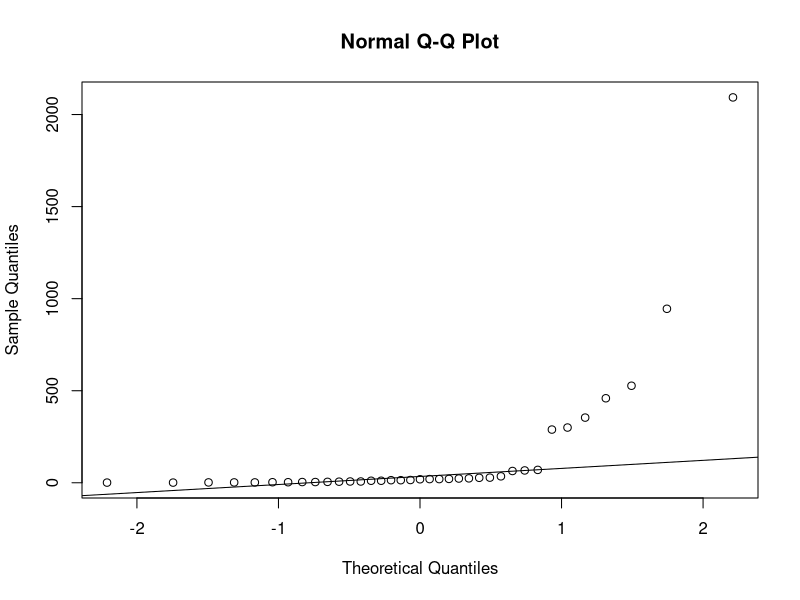
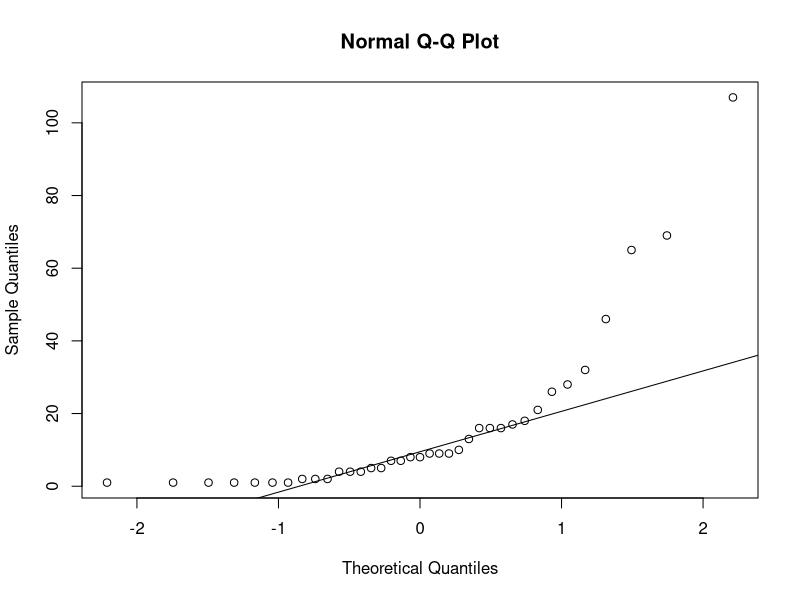
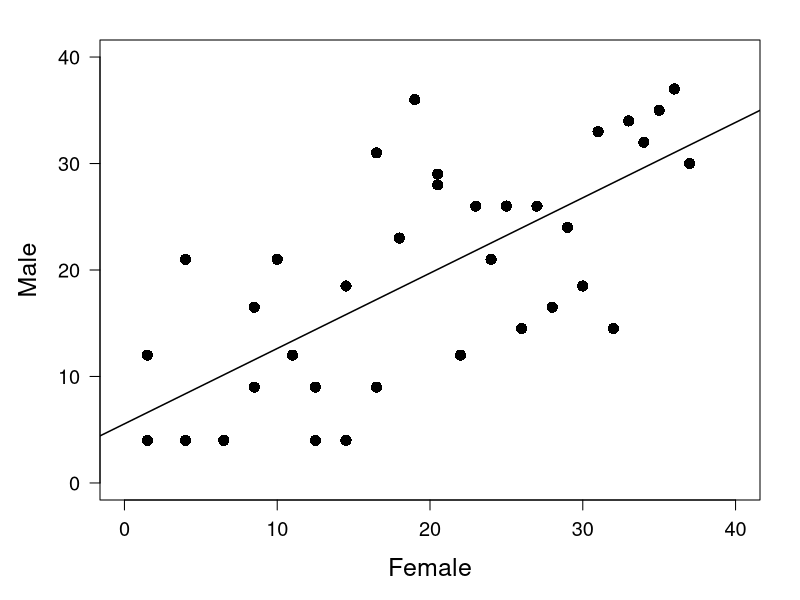
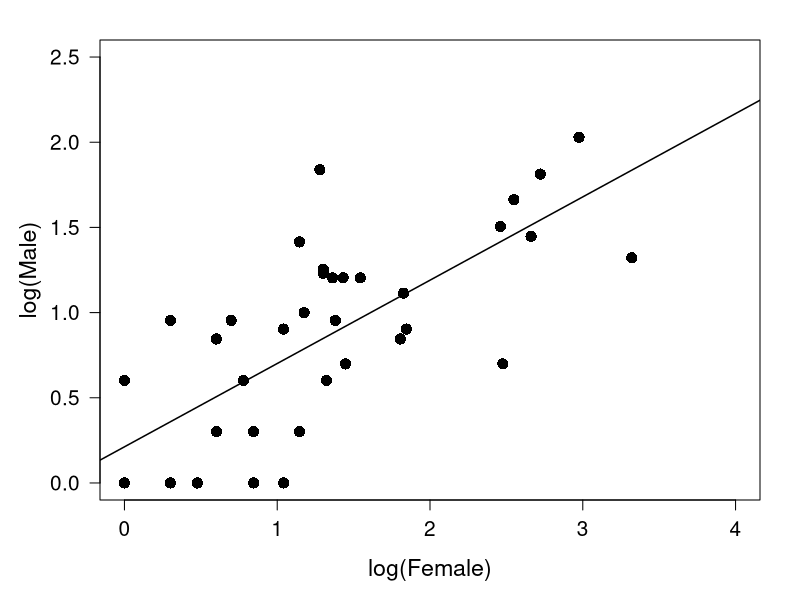

The R script that drew these images, in order:
################################################################################################
################################ FLX CHROMOSOME SWAP CORRELATION ###############################
################################################################################################


# Set working directory
setwd("~/Library/CloudStorage/Box-Box/Work/Experiments/Drosophila/FLX/5.FLXchromosomeSwap/R/ExpressionData/Both/Correlation")

# Read in files with data
corr.data <- read.table(file = "correlation.csv", h = T, sep = ",", stringsAsFactors = T)


##########################################  STATISTIC  #########################################

# First look at the data, is it normally distributed?

# Female
shapiro.test(corr.data$female)
# P = 7.583e-11
qqnorm(corr.data$female)
qqline(corr.data$female)
# No

# Male
shapiro.test(corr.data$male)
# P = 6.439594e-08
qqnorm(corr.data$male)
qqline(corr.data$male)
# No


# Because the data is not normally distributed, I'll use spearman for the method
# Do a correlation test between the number of transcripts between groups in females and males
cor.test(corr.data$female, corr.data$male, method = "spearman")
# P = 8.434e-07


#########################################  PLOT DATA  #########################################


### PLOT - RANK ###

# The plot
pdf("Correlation.pdf", family = "serif", width = 7, height = 7)

par(mar = c(5, 5, 2, 2))
plot(corr.data$rank_female, corr.data$rank_male, xlim = c(0, 40), xlab = "Female", ylim = c(0, 40), 
     ylab = "Male", cex.axis = 1.2, cex.lab = 1.5, las = 1, pch = 16, col = "black", cex = 1.5)
abline(lm(corr.data$rank_male ~ corr.data$rank_female), col = "black", lwd = 1.5)

dev.off()



### PLOT - LOG ###

# First add log to the data set
corr.data$log_female <- log10(corr.data$female)
corr.data$log_male <- log10(corr.data$male)


# The plot
pdf("Correlation_log.pdf", family = "serif", width = 7, height = 7)

par(mar = c(5, 5, 2, 2))
plot(corr.data$log_female, corr.data$log_male, xlim = c(0, 4), xlab = "log(Female)", ylim = c(0, 2.5), 
     ylab = "log(Male)", cex.axis = 1.25, cex.lab = 1.4, las = 1, pch = 16, col = "black", cex = 1.5)
abline(lm(corr.data$log_male ~ corr.data$log_female), col = "black", lwd = 1.5)

dev.off()
